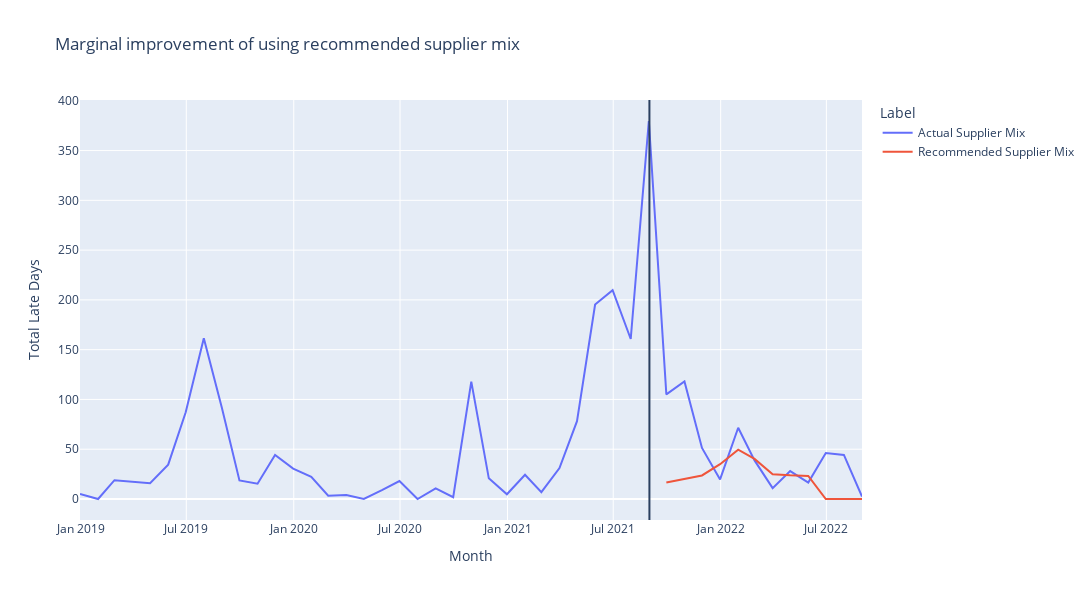

Notebook cell for this chart:
### Code cell
time = pd.to_datetime('2021-09-01', format='%Y-%m-%d')
results['017']['Validation'][time]

### Figure 1 — Plotly figure (JSON) as saved in the notebook; plotly's stock layout.template omitted (floating-point values rounded to 4 significant figures)
{"data": [{"hovertemplate": "Label=Actual Supplier Mix<br>Month=%{x}<br>Total Late Days=%{y}<extra></extra>", "legendgroup": "Actual Supplier Mix", "line": {"color": "#636efa", "dash": "solid"}, "marker": {"symbol": "circle"}, "mode": "lines", "name": "Actual Supplier Mix", "orientation": "v", "showlegend": true, "x": ["2018-12-31T00:00:00", "2019-01-31T00:00:00", "2019-02-28T00:00:00", "2019-03-31T00:00:00", "2019-04-30T00:00:00", "2019-05-31T00:00:00", "2019-06-30T00:00:00", "2019-07-31T00:00:00", "2019-08-31T00:00:00", "2019-09-30T00:00:00", "2019-10-31T00:00:00", "2019-11-30T00:00:00", "2019-12-31T00:00:00", "2020-01-31T00:00:00", "2020-02-29T00:00:00", "2020-03-31T00:00:00", "2020-04-30T00:00:00", "2020-05-31T00:00:00", "2020-06-30T00:00:00", "2020-07-31T00:00:00", "2020-08-31T00:00:00", "2020-09-30T00:00:00", "2020-10-31T00:00:00", "2020-11-30T00:00:00", "2020-12-31T00:00:00", "2021-01-31T00:00:00", "2021-02-28T00:00:00", "2021-03-31T00:00:00", "2021-04-30T00:00:00", "2021-05-31T00:00:00", "2021-06-30T00:00:00", "2021-07-31T00:00:00", "2021-08-31T00:00:00", "2021-09-30T00:00:00", "2021-10-31T00:00:00", "2021-11-30T00:00:00", "2021-12-31T00:00:00", "2022-01-31T00:00:00", "2022-02-28T00:00:00", "2022-03-31T00:00:00", "2022-04-30T00:00:00", "2022-05-31T00:00:00", "2022-06-30T00:00:00", "2022-07-31T00:00:00", "2022-08-31T00:00:00"], "xaxis": "x", "y": [5.0, 0.0, 18.9, 17.6, 15.83, 34.53, 87.12, 161.5, 91.43, 18.63, 15.37, 44.24, 30.51, 22.3, 3.259, 4.043, 0.0, 8.852, 18.0, 0.0, 10.65, 1.754, 117.8, 20.76, 4.722, 24.36, 6.884, 31.02, 78.21, 195.4, 209.8, 160.7, 379.7, 105.1, 118.0, 51.26, 19.69, 71.6, 38.76, 10.91, 28.0, 16.5, 46.18, 44.29, 2.523], "yaxis": "y", "type": "scatter"}, {"hovertemplate": "Label=Recommended Supplier Mix<br>Month=%{x}<br>Total Late Days=%{y}<extra></extra>", "legendgroup": "Recommended Supplier Mix", "line": {"color": "#EF553B", "dash": "solid"}, "marker": {"symbol": "circle"}, "mode": "lines", "name": "Recommended Supplier Mix", "orientation": "v", "showlegend": true, "x": ["2021-09-30T00:00:00", "2021-10-31T00:00:00", "2021-11-30T00:00:00", "2021-12-31T00:00:00", "2022-01-31T00:00:00", "2022-02-28T00:00:00", "2022-03-31T00:00:00", "2022-04-30T00:00:00", "2022-05-31T00:00:00", "2022-06-30T00:00:00", "2022-07-31T00:00:00", "2022-08-31T00:00:00"], "xaxis": "x", "y": [16.49, 20.07, 23.64, 35.0, 49.47, 40.29, 24.89, 23.8, 23.1, 0.0, 0.0, 0.0], "yaxis": "y", "type": "scatter"}], "layout": {"xaxis": {"anchor": "y", "domain": [0.0, 1.0], "title": {"text": "Month"}}, "yaxis": {"anchor": "x", "domain": [0.0, 1.0], "title": {"text": "Total Late Days"}}, "legend": {"title": {"text": "Label"}, "tracegroupgap": 0}, "title": {"text": "Marginal improvement of using recommended supplier mix"}, "width": 1200, "height": 600, "shapes": [{"type": "line", "x0": "2021-09-01T00:00:00", "x1": "2021-09-01T00:00:00", "xref": "x", "y0": 0, "y1": 1, "yref": "y domain"}]}}
